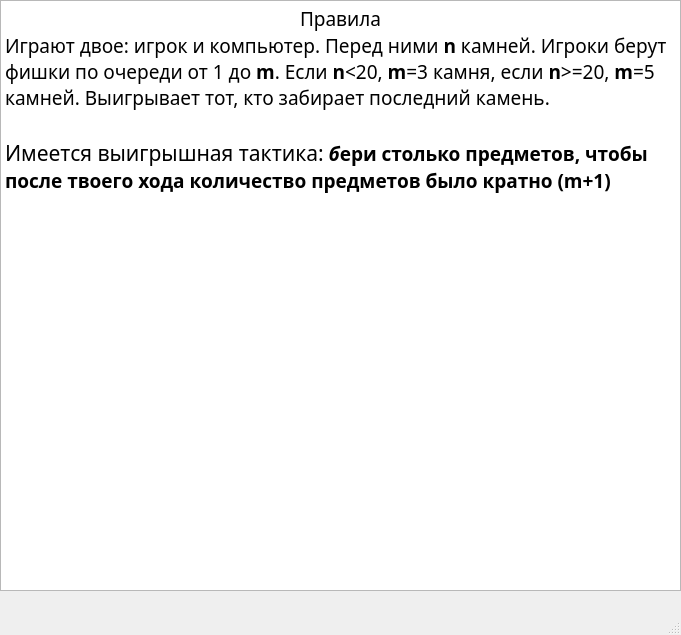
<?xml version="1.0" encoding="UTF-8"?>
<ui version="4.0">
 <class>MainWindow</class>
 <widget class="QMainWindow" name="MainWindow">
  <property name="geometry">
   <rect>
    <x>0</x>
    <y>0</y>
    <width>681</width>
    <height>635</height>
   </rect>
  </property>
  <property name="windowTitle">
   <string>MainWindow</string>
  </property>
  <widget class="QWidget" name="centralwidget">
   <widget class="QTextBrowser" name="textBrowser">
    <property name="geometry">
     <rect>
      <x>0</x>
      <y>0</y>
      <width>681</width>
      <height>591</height>
     </rect>
    </property>
    <property name="font">
     <font>
      <family>Segoe Script</family>
      <pointsize>14</pointsize>
     </font>
    </property>
    <property name="html">
     <string>&lt;!DOCTYPE HTML PUBLIC &quot;-//W3C//DTD HTML 4.0//EN&quot; &quot;http://www.w3.org/TR/REC-html40/strict.dtd&quot;&gt;
&lt;html&gt;&lt;head&gt;&lt;meta name=&quot;qrichtext&quot; content=&quot;1&quot; /&gt;&lt;style type=&quot;text/css&quot;&gt;
p, li { white-space: pre-wrap; }
&lt;/style&gt;&lt;/head&gt;&lt;body style=&quot; font-family:'Segoe Script'; font-size:14pt; font-weight:400; font-style:normal;&quot;&gt;
&lt;p align=&quot;center&quot; style=&quot; margin-top:0px; margin-bottom:0px; margin-left:0px; margin-right:0px; -qt-block-indent:0; text-indent:0px;&quot;&gt;Правила&lt;/p&gt;
&lt;p style=&quot; margin-top:0px; margin-bottom:0px; margin-left:0px; margin-right:0px; -qt-block-indent:0; text-indent:0px;&quot;&gt;Играют двое: игрок и компьютер. Перед ними &lt;span style=&quot; font-weight:600;&quot;&gt;n&lt;/span&gt; камней. Игроки берут фишки по очереди от 1 до &lt;span style=&quot; font-weight:600;&quot;&gt;m&lt;/span&gt;. Если &lt;span style=&quot; font-weight:600;&quot;&gt;n&lt;/span&gt;&amp;lt;20, &lt;span style=&quot; font-weight:600;&quot;&gt;m&lt;/span&gt;=3 камня, если &lt;span style=&quot; font-weight:600;&quot;&gt;n&lt;/span&gt;&amp;gt;=20, &lt;span style=&quot; font-weight:600;&quot;&gt;m&lt;/span&gt;=5 камней. Выигрывает тот, кто забирает последний камень. &lt;/p&gt;
&lt;p style=&quot;-qt-paragraph-type:empty; margin-top:0px; margin-bottom:0px; margin-left:0px; margin-right:0px; -qt-block-indent:0; text-indent:0px;&quot;&gt;&lt;br /&gt;&lt;/p&gt;
&lt;p style=&quot; margin-top:0px; margin-bottom:0px; margin-left:0px; margin-right:0px; -qt-block-indent:0; text-indent:0px;&quot;&gt;&lt;span style=&quot; font-size:16pt;&quot;&gt;Имеется выигрышная тактика:&lt;/span&gt; &lt;span style=&quot; font-weight:600; font-style:italic;&quot;&gt;б&lt;/span&gt;&lt;span style=&quot; font-weight:600;&quot;&gt;ери столько предметов, чтобы после твоего хода количество предметов было кратно (m+1)&lt;/span&gt;&lt;/p&gt;&lt;/body&gt;&lt;/html&gt;</string>
    </property>
   </widget>
  </widget>
  <widget class="QMenuBar" name="menubar">
   <property name="geometry">
    <rect>
     <x>0</x>
     <y>0</y>
     <width>681</width>
     <height>22</height>
    </rect>
   </property>
  </widget>
  <widget class="QStatusBar" name="statusbar"/>
 </widget>
 <resources/>
 <connections/>
</ui>
